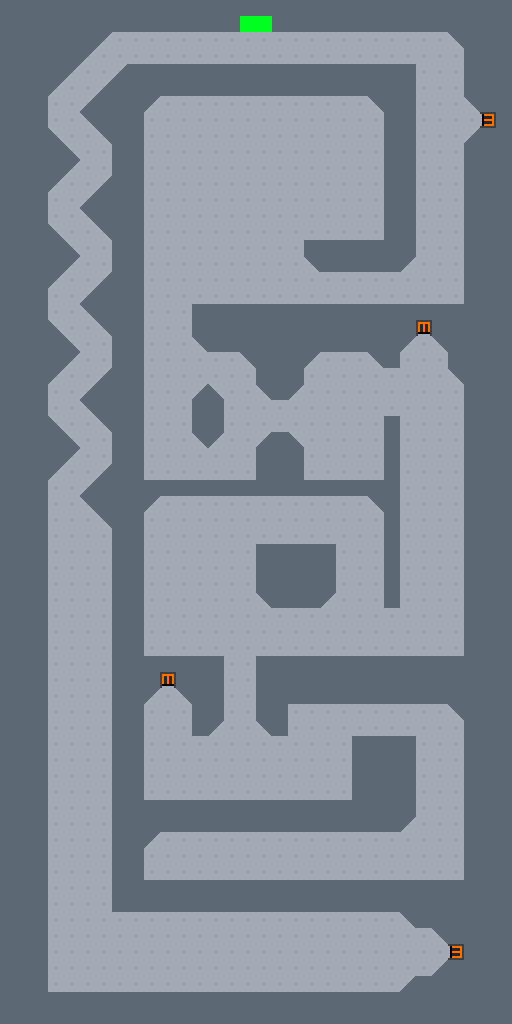

This is a level from a 2D game, rendered from its Tiled map with the project's own tilesets. A one-line summary and the map file follow, with tile-layer data summarised:
An orthogonal 32x64 tile map with 16x16 px tiles, 2 tile layers (background layer, wall layer) and 9 objects (4x Spawner, PlayerSpawn).

<map version="1.10" tiledversion="1.11.0" orientation="orthogonal" renderorder="right-down" width="32" height="64" tilewidth="16" tileheight="16" infinite="0" nextlayerid="4" nextobjectid="14">
 <tileset firstgid="1" source="../tilesets/tileset16x.tsx" />
 <layer id="1" name="background layer" width="32" height="64">
  <data>[2048 cells, 2048 non-empty, 1 distinct tile ids]</data>
 </layer>
 <layer id="2" name="wall layer" width="32" height="64">
  <data>[2048 cells, 1023 non-empty, 8 distinct tile ids]</data>
 </layer>
 <objectgroup id="3" name="object layer">
  <object id="1" template="../templates/SpawnerTrigger-rect.tx" x="400" y="768" width="64" height="48">
   <properties>
    <property name="spawner_id" type="object" value="5" />
   </properties>
  </object>
  <object id="2" template="../templates/PlayerSpawn.tx" type="PlayerSpawn" x="439.5" y="857.5" />
  <object id="5" type="Spawner" x="168.049" y="680.051">
   <properties>
    <property name="active" type="bool" value="false" />
    <property name="delay" type="float" value="3" />
    <property name="immediate" type="bool" value="true" />
    <property name="interval" type="float" value="0.5" />
    <property name="num_spawn" type="int" value="3" />
    <property name="repeats" type="bool" value="true" />
   </properties>
   <point />
  </object>
  <object id="8" type="Spawner" x="424.076" y="327.973">
   <properties>
    <property name="active" type="bool" value="false" />
    <property name="delay" type="float" value="0.1" />
    <property name="immediate" type="bool" value="false" />
    <property name="interval" type="float" value="1.5" />
    <property name="num_spawn" type="int" value="2" />
    <property name="repeats" type="bool" value="false" />
   </properties>
   <point />
  </object>
  <object id="9" template="../templates/SpawnerTrigger-rect.tx" x="224" y="688" width="32" height="32">
   <properties>
    <property name="spawner_id" type="object" value="8" />
   </properties>
  </object>
  <object id="10" type="Spawner" x="437.478" y="111.678">
   <properties>
    <property name="active" type="bool" value="false" />
    <property name="delay" type="float" value="0.1" />
    <property name="immediate" type="bool" value="false" />
    <property name="interval" type="float" value="0.2" />
    <property name="num_spawn" type="int" value="3" />
    <property name="repeats" type="bool" value="false" />
   </properties>
   <point />
  </object>
  <object id="11" template="../templates/SpawnerTrigger-rect.tx" x="144" y="320" width="48" height="32">
   <properties>
    <property name="spawner_id" type="object" value="10" />
   </properties>
  </object>
  <object id="12" template="../templates/SpawnerTrigger-rect.tx" x="416" y="768" width="64" height="48">
   <properties>
    <property name="spawner_id" type="object" value="13" />
   </properties>
  </object>
  <object id="13" type="Spawner" x="456.015" y="952.027">
   <properties>
    <property name="active" type="bool" value="false" />
    <property name="delay" type="float" value="2" />
    <property name="immediate" type="bool" value="true" />
    <property name="interval" type="float" value="0.2" />
    <property name="num_spawn" type="int" value="100" />
    <property name="repeats" type="bool" value="false" />
   </properties>
   <point />
  </object>
 </objectgroup>
</map>
